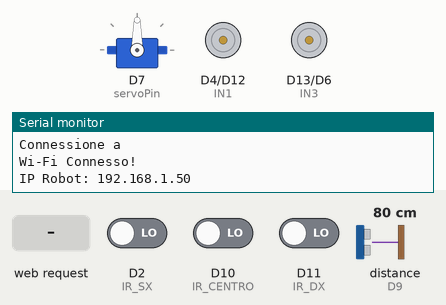
This sketch was run on a simulated Arduino Uno R4 WiFi. Parts: servo, motor-driver pin pairs drawn as motors (green arrow = first pin HIGH = forward, orange = second pin HIGH = backward, longer = more drive), the last lines printed to the serial monitor. Inputs (shaded band) come from the test bench; at power-on: distance to the obstacle (sensor on D9) 80 cm, D2 (IR_SX) LOW, D10 (IR_CENTRO) LOW, D11 (IR_DX) LOW. The echo pulse lasts 58.3 µs per cm; WiFi joins after 1.5 s; servers stay silent unless stated.

Above: at 7.7 s.
7.8 s: HTTP request GET /start received
At 7.96 s:
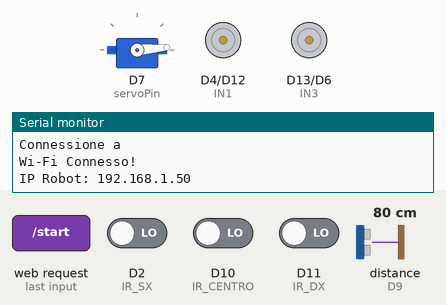
At 9.7 s:
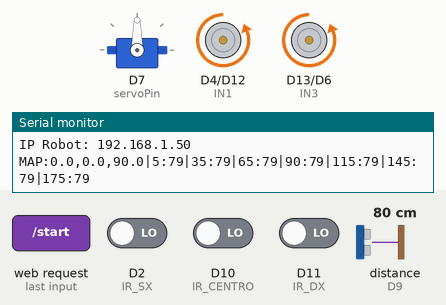
10.8 s: distance to the obstacle (sensor on D9) set to 23 cm
13.8 s: distance to the obstacle (sensor on D9) set to 19 cm
16.8 s: D2 (IR_SX) driven HIGH
At 17.2 s:
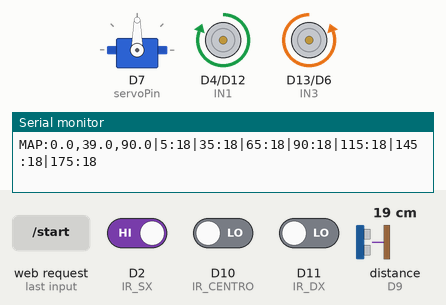
Timing chart, 0 to 19.8 s (numbered marks = the images above; inputs shaded):
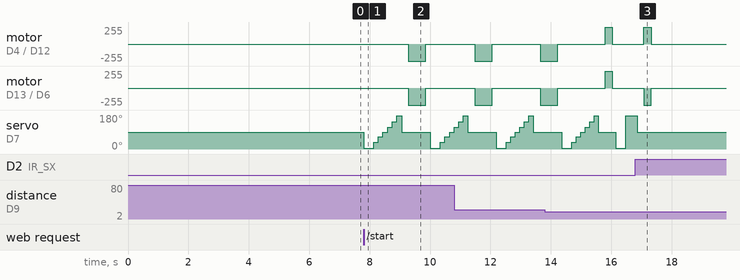

Measured:
- after the input at 7.8 s, motor on D4 (IN1) / D12 (IN2), motor on D13 (IN3) / D6 (IN4): stopped → backward 255/255 after 1.5 s, → stopped 0.58 s later; servo on D7 (servoPin): 90° → 5° at once, → 35° 0.33 s later, → 65° 0.15 s later, → 90° 0.15 s later, … (12 changes in this stretch)
- after the input at 16.8 s, motor on D4 (IN1) / D12 (IN2), motor on D13 (IN3) / D6 (IN4): goes on until 17.3 s, then stays stopped; servo on D7 (servoPin): goes on until 16.9 s, then stays 90°

The sketch:

4wd.ino
```cpp
#include <Servo.h>
#include <WiFiS3.h>

const char* ssid = "";
const char* password = "";

WiFiServer server(80);

// CABLAGGIO DEFINITIVO MOTORI (Con cappucci jumper inseriti su ENA e ENB)
const int IN1 = 4;   // Motore SX (Direzione 1)
const int IN2 = 12;  // Motore SX (Direzione 2)
const int IN3 = 13;  // Motore DX (Direzione 1)
const int IN4 = 6;   // Motore DX (Direzione 2)

// TUTTI E 3 I SENSORI IR ATTIVI (Traguardo Finale)
const int IR_SX     = 2;
const int IR_CENTRO = 10;
const int IR_DX     = 11;

// PARAMETRI DI SICUREZZA ANTI-SFONDAMENTO
const float PASSO_STIMATO_CM         = 13.0;
const float RETROMARCIA_CM           = 4.5;

const int DISTANZA_SICUREZZA_AVVIO   = 19; // Parte SOLO se ha almeno 19 cm veri davanti
const int DISTANZA_FRENO_EMERGENZA   = 14; // Inchioda subito a 14 cm dal muro
const unsigned long TEMPO_MAX_PASSO  = 580;

// Calibrazione Rotazione 4WD
const unsigned long TEMPO_ROTAZIONE_MS = 250;
const float GRADI_ROTAZIONE_REALI      = 18.0;

// ULTRASUONI HC-SR04 E SERVOMOTORE SG90
const int servoPin = 7;
const int trigPin  = 8;
const int echoPin  = 9;
Servo testa;

float posX = 0.0, posY = 0.0, theta = 90.0;
bool robotInMovimento = false;
bool percorsoCompletato = false;
unsigned long tempoAvvioMovimento = 0;

// Valori salvati durante la scansione a 7 angoli
int distEstremaDx = 100; // 5°
int distDiagDx    = 100; // 35°
int distCentroDx  = 100; // 65°
int distCentro    = 100; // 90°
int distCentroSx  = 100; // 115°
int distDiagSx    = 100; // 145°
int distEstremaSx = 100; // 175°

// Memoria di manovra: evita che a metà curva cambi idea o torni indietro
// 0 = nessuna, 1 = sta girando a Destra, 2 = sta girando a Sinistra
int direzioneInCorso = 0;

int contatoreScansioni = 0;
String ultimaScansione = "MAP:0.0,0.0,90|5:100|35:100|65:100|90:100|115:100|145:100|175:100";

void normalizzaTheta() {
  while (theta < 0.0)   theta += 360.0;
  while (theta >= 360.0) theta -= 360.0;
}

void setup() {
  Serial.begin(115200);
  delay(2000);

  pinMode(IN1, OUTPUT); pinMode(IN2, OUTPUT);
  pinMode(IN3, OUTPUT); pinMode(IN4, OUTPUT);
  fermaMotori();

  pinMode(IR_SX, INPUT);
  pinMode(IR_CENTRO, INPUT);
  pinMode(IR_DX, INPUT);

  pinMode(trigPin, OUTPUT);
  pinMode(echoPin, INPUT);

  testa.attach(servoPin, 500, 2400);
  testa.write(90);

  Serial.print("Connessione a "); Serial.println(ssid);
  WiFi.begin(ssid, password);
  while (WiFi.status() != WL_CONNECTED) {
    delay(500); Serial.print(".");
  }
  delay(3000);
  server.begin();
  Serial.println("\nWi-Fi Connesso!");
  Serial.print("IP Robot: ");
  Serial.println(WiFi.localIP());
}

bool attendiConWiFi(unsigned long ms) {
  unsigned long inizio = millis();
  while (millis() - inizio < ms) {
    gestisciServerWiFi();
    if (!robotInMovimento || percorsoCompletato) {
      fermaMotori();
      return false;
    }
    delay(5);
  }
  return true;
}

int letturaGrezzaUS(unsigned long timeoutUs) {
  digitalWrite(trigPin, LOW); delayMicroseconds(2);
  digitalWrite(trigPin, HIGH); delayMicroseconds(10);
  digitalWrite(trigPin, LOW);
  long dur = pulseIn(echoPin, HIGH, timeoutUs);
  if (dur == 0) return 150;
  return (int)(dur * 0.034 / 2);
}

// Lettura sicura: scarta solo i falsi zeri (<= 3 cm), ma NON ignora mai i muri vicini!
int misuraDistanza() {
  int d1 = letturaGrezzaUS(25000);
  if (d1 <= 3) {
    delay(12);
    int d2 = letturaGrezzaUS(25000);
    return (d2 <= 3) ? 150 : d2;
  }
  return d1;
}

bool ostacoloVeroDavanti() {
  int d1 = letturaGrezzaUS(10000);
  if (d1 > 3 && d1 <= DISTANZA_FRENO_EMERGENZA) {
    delay(6);
    int d2 = letturaGrezzaUS(10000);
    if (d2 > 3 && d2 <= DISTANZA_FRENO_EMERGENZA + 2) {
      return true;
    }
  }
  return false;
}

bool controllaTraguardo() {
  if (millis() - tempoAvvioMovimento < 1500) {
    return false;
  }
  if (digitalRead(IR_SX) == HIGH || digitalRead(IR_CENTRO) == HIGH || digitalRead(IR_DX) == HIGH) {
    fermaMotori();
    percorsoCompletato = true;
    robotInMovimento = false;
    Serial.println("🏆 TRAGUARDO FINALE RAGGIUNTO!");
    return true;
  }
  return false;
}

bool avanzaProtetto(unsigned long timeoutMaxMs, float &cmPercorsi) {
  testa.write(90);
  vaiAvanti();
  unsigned long inizio = millis();
  unsigned long ultimoControlloSonar = millis();

  while (millis() - inizio < 120) {
    gestisciServerWiFi();
    if (!robotInMovimento || percorsoCompletato) { fermaMotori(); return false; }
    if (controllaTraguardo()) { cmPercorsi = 0.0; return false; }
    if (ostacoloVeroDavanti()) {
      fermaMotori();
      cmPercorsi = 0.0;
      return true;
    }
    delay(4);
  }

  while (millis() - inizio < timeoutMaxMs) {
    gestisciServerWiFi();
    if (!robotInMovimento || percorsoCompletato) { fermaMotori(); return false; }

    if (controllaTraguardo()) {
      cmPercorsi = 0.0;
      return false;
    }

    if (millis() - ultimoControlloSonar >= 55) {
      ultimoControlloSonar = millis();
      if (ostacoloVeroDavanti()) {
        fermaMotori();
        unsigned long tempoTrascorso = millis() - inizio;
        cmPercorsi = PASSO_STIMATO_CM * ((float)tempoTrascorso / (float)timeoutMaxMs);
        return true;
      }
    }
    delay(4);
  }

  fermaMotori();
  cmPercorsi = PASSO_STIMATO_CM;
  return true;
}

void loop() {
  gestisciServerWiFi();

  if (!robotInMovimento || percorsoCompletato) {
    fermaMotori();
    return;
  }

  if (controllaTraguardo()) return;

  // 1. SCANSIONE RADAR COMPLETA A 7 ANGOLI
  scansionaEInviaMappa();
  if (!robotInMovimento || percorsoCompletato) { fermaMotori(); return; }
  if (!attendiConWiFi(80)) return;
  if (controllaTraguardo()) return;

  // Per avanzare in sicurezza, sia il centro (90°) sia le due semidiagonali (65° e 115°)
  // non devono avere un muro incollato al muso
  bool stradaDavantiLibera = (distCentro > DISTANZA_SICUREZZA_AVVIO) &&
                             (distCentroDx > 12) &&
                             (distCentroSx > 12);

  // 2. MOVIMENTO IN AVANTI
  if (stradaDavantiLibera) {
    float cmFatti = 0.0;

    if (!avanzaProtetto(TEMPO_MAX_PASSO, cmFatti)) {
      return;
    }

    if (cmFatti > 5.5) {
      float rad = theta * 3.14159 / 180.0;
      posX += cmFatti * cos(rad);
      posY += cmFatti * sin(rad);
      // Ha avanzato con successo! Azzera la memoria di curva
      direzioneInCorso = 0;
    }
  }
  else {
    // 3. OSTACOLO DAVANTI -> MANOVRA DI SBLOCCO E STERZATA SUGLI ESTREMI (5° e 175°)

    // Fa retromarcia SOLO all'inizio della manovra (quando direzioneInCorso == 0)
    // Così non continua a fare avanti e indietro se gli servono 2 scatti di rotazione per curvare!
    if (direzioneInCorso == 0) {
      vaiIndietro();
      if (!attendiConWiFi(220)) return;
      fermaMotori();

      if (controllaTraguardo()) return;

      float rad = theta * 3.14159 / 180.0;
      posX -= RETROMARCIA_CM * cos(rad);
      posY -= RETROMARCIA_CM * sin(rad);
      if (!attendiConWiFi(120)) return;

      // Misura di nuovo gli ESTREMI ASSOLUTI 5° (Destra) e 175° (Sinistra) dopo essere arretrato
      testa.write(5);   if (!attendiConWiFi(320)) return; int dDx5   = misuraDistanza();
      testa.write(175); if (!attendiConWiFi(380)) return; int dSx175 = misuraDistanza();
      testa.write(90);  if (!attendiConWiFi(220)) return;

      // Combina l'estrema destra (5°) e l'estrema sinistra (175°) con i valori della scansione
      int aperturaDestra   = max(dDx5, distEstremaDx) + (distDiagDx / 2);
      int aperturaSinistra = max(dSx175, distEstremaSx) + (distDiagSx / 2);

      // Sceglie la direzione e la BLOCCA in memoria finché non avrà strada libera davanti
      if (aperturaDestra > aperturaSinistra) {
        direzioneInCorso = 1; // Destra
      } else {
        direzioneInCorso = 2; // Sinistra
      }
    }

    // Esegue la rotazione mantenendo la direzione scelta (senza tornare indietro)
    if (direzioneInCorso == 1) {
      giraDestra();
      if (!attendiConWiFi(TEMPO_ROTAZIONE_MS)) return;
      fermaMotori();
      theta -= GRADI_ROTAZIONE_REALI;
    } else {
      giraSinistra();
      if (!attendiConWiFi(TEMPO_ROTAZIONE_MS)) return;
      fermaMotori();
      theta += GRADI_ROTAZIONE_REALI;
    }
    normalizzaTheta();

    // Rimosso l'avanzamento cieco dopo la rotazione
    // Al prossimo ciclo del loop farà subito una scansione da fermo:
    // - Se la strada davanti è finalmente libera, avanzerà in sicurezza.
    // - Se non basta, farà un altro scatto di rotazione nella STESSA direzione senza fare retromarcia.
  }

  attendiConWiFi(140);
}

int scansionaEInviaMappa() {
  int angoli[7] = {5, 35, 65, 90, 115, 145, 175};
  String pkt = "MAP:" + String(posX, 1) + "," + String(posY, 1) + "," + String(theta, 1);

  for (int i = 0; i < 7; i++) {
    if (!robotInMovimento || percorsoCompletato) { fermaMotori(); testa.write(90); return 0; }
    if (controllaTraguardo()) { testa.write(90); return 0; }

    testa.write(angoli[i]);

    unsigned long tempoAttesa = (i == 0) ? 320 : 145;
    if (!attendiConWiFi(tempoAttesa)) { testa.write(90); return 0; }

    int d = misuraDistanza();
    if (angoli[i] == 5)   distEstremaDx = d;
    if (angoli[i] == 35)  distDiagDx    = d;
    if (angoli[i] == 65)  distCentroDx  = d;
    if (angoli[i] == 90)  distCentro    = d;
    if (angoli[i] == 115) distCentroSx  = d;
    if (angoli[i] == 145) distDiagSx    = d;
    if (angoli[i] == 175) distEstremaSx = d;

    pkt += "|" + String(angoli[i]) + ":" + String(d);
  }
  testa.write(90);
  attendiConWiFi(140);
  ultimaScansione = pkt;
  contatoreScansioni++;
  Serial.println(pkt);
  return distCentro;
}

void gestisciServerWiFi() {
  WiFiClient client = server.available();
  if (!client) return;

  String currentLine = "", req = "";
  unsigned long timeout = millis();
  while (client.connected() && (millis() - timeout < 250)) {
    if (client.available()) {
      char c = client.read();
      req += c;
      if (c == '\n') {
        if (currentLine.length() == 0) {
          if (req.indexOf("GET /start") >= 0) {
            posX = 0.0;
            posY = 0.0;
            theta = 90.0;
            direzioneInCorso = 0;
            percorsoCompletato = false;
            robotInMovimento = true;
            tempoAvvioMovimento = millis();
          }
          else if (req.indexOf("GET /stop") >= 0) {
            robotInMovimento = false;
            fermaMotori();
          }

          client.println("HTTP/1.1 200 OK");
          client.println("Access-Control-Allow-Origin: *");
          client.println("Access-Control-Allow-Methods: GET, POST, OPTIONS");
          client.println("Access-Control-Allow-Headers: *");
          client.println("Content-Type: text/plain;charset=utf-8");
          client.println("Connection: close");
          client.println();

          String risposta = String(contatoreScansioni) + "#" + ultimaScansione;
          if (percorsoCompletato) {
            risposta += "#TRAGUARDO";
          }
          client.print(risposta);
          break;
        } else { currentLine = ""; }
      } else if (c != '\r') { currentLine += c; }
    }
  }
  client.stop();
}

void vaiAvanti() {
  digitalWrite(IN1, LOW);  digitalWrite(IN2, HIGH);
  digitalWrite(IN3, LOW);  digitalWrite(IN4, HIGH);
}

void vaiIndietro() {
  digitalWrite(IN1, HIGH); digitalWrite(IN2, LOW);
  digitalWrite(IN3, HIGH); digitalWrite(IN4, LOW);
}

void giraDestra() {
  digitalWrite(IN1, LOW);  digitalWrite(IN2, HIGH);
  digitalWrite(IN3, HIGH); digitalWrite(IN4, LOW);
}

void giraSinistra() {
  digitalWrite(IN1, HIGH); digitalWrite(IN2, LOW);
  digitalWrite(IN3, LOW);  digitalWrite(IN4, HIGH);
}

void fermaMotori() {
  digitalWrite(IN1, LOW);  digitalWrite(IN2, LOW);
  digitalWrite(IN3, LOW);  digitalWrite(IN4, LOW);
}
```
